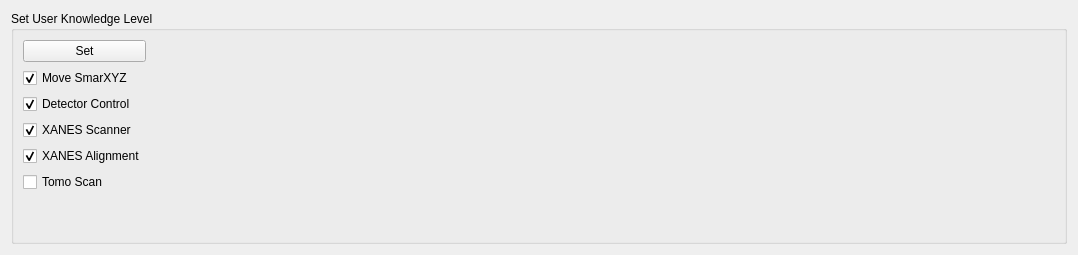
          <widget class="QWidget" name="tab_5">
           <attribute name="title">
            <string>Admin Controls (Staff Only)</string>
           </attribute>
           <layout class="QGridLayout" name="gridLayout_20">
            <item row="0" column="0">
             <widget class="QGroupBox" name="groupBox_9">
              <property name="title">
               <string>Set User Knowledge Level</string>
              </property>
              <layout class="QGridLayout" name="gridLayout_9">
               <item row="0" column="0">
                <layout class="QVBoxLayout" name="verticalLayout_24">
                 <item>
                  <widget class="QPushButton" name="pb_apply_user_settings">
                   <property name="sizePolicy">
                    <sizepolicy hsizetype="Preferred" vsizetype="Fixed">
                     <horstretch>0</horstretch>
                     <verstretch>0</verstretch>
                    </sizepolicy>
                   </property>
                   <property name="styleSheet">
                    <string notr="true"/>
                   </property>
                   <property name="text">
                    <string>Set</string>
                   </property>
                  </widget>
                 </item>
                 <item>
                  <widget class="QCheckBox" name="cb_smar_perm">
                   <property name="text">
                    <string>Move SmarXYZ</string>
                   </property>
                   <property name="checked">
                    <bool>true</bool>
                   </property>
                  </widget>
                 </item>
                 <item>
                  <widget class="QCheckBox" name="cb_det_perm">
                   <property name="sizePolicy">
                    <sizepolicy hsizetype="Preferred" vsizetype="Fixed">
                     <horstretch>0</horstretch>
                     <verstretch>0</verstretch>
                    </sizepolicy>
                   </property>
                   <property name="text">
                    <string>Detector Control</string>
                   </property>
                   <property name="checked">
                    <bool>true</bool>
                   </property>
                  </widget>
                 </item>
                 <item>
                  <widget class="QCheckBox" name="cb_xanes_scan_perm">
                   <property name="sizePolicy">
                    <sizepolicy hsizetype="Preferred" vsizetype="Fixed">
                     <horstretch>0</horstretch>
                     <verstretch>0</verstretch>
                    </sizepolicy>
                   </property>
                   <property name="text">
                    <string>XANES Scanner</string>
                   </property>
                   <property name="checked">
                    <bool>true</bool>
                   </property>
                  </widget>
                 </item>
                 <item>
                  <widget class="QCheckBox" name="cb_xanes_align_perm">
                   <property name="text">
                    <string>XANES Alignment</string>
                   </property>
                   <property name="checked">
                    <bool>true</bool>
                   </property>
                  </widget>
                 </item>
                 <item>
                  <widget class="QCheckBox" name="cb_tomo_perm">
                   <property name="text">
                    <string>Tomo Scan</string>
                   </property>
                  </widget>
                 </item>
                </layout>
               </item>
               <item row="0" column="1">
                <spacer name="horizontalSpacer">
                 <property name="orientation">
                  <enum>Qt::Horizontal</enum>
                 </property>
                 <property name="sizeType">
                  <enum>QSizePolicy::Preferred</enum>
                 </property>
                 <property name="sizeHint" stdset="0">
                  <size>
                   <width>909</width>
                   <height>20</height>
                  </size>
                 </property>
                </spacer>
               </item>
               <item row="1" column="0">
                <spacer name="verticalSpacer_5">
                 <property name="orientation">
                  <enum>Qt::Vertical</enum>
                 </property>
                 <property name="sizeHint" stdset="0">
                  <size>
                   <width>20</width>
                   <height>40</height>
                  </size>
                 </property>
                </spacer>
               </item>
              </layout>
             </widget>
            </item>
           </layout>
          </widget>
